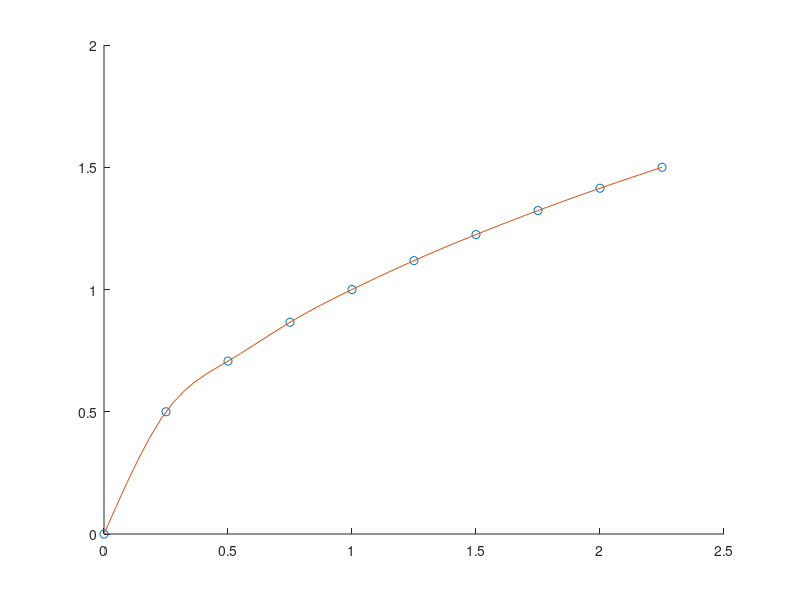

Write the MATLAB code that produced this figure.
t = linspace(0,2.25,10);
y = sqrt(t);
m = 10;
h = 0.25;
b = zeros(size(t));
for i= 1:m-1
    b(i) = 6*(y(i+1)-y(i))/h;
end
u = zeros(size(t));
v = zeros(size(t));
u(2) = 4*h;
v(2) = b(2)-b(1);
for i=3:m-1
    u(i) = 4*h - h^2/u(i-1);
    v(i) = b(i) - b(i-1) - (h*v(i-1))/u(i-1);
end
z = zeros(size(t));
z(m) = 0;
z(1) = 0;
for i=m-1:-1:2
    z(i) = (v(i) - h*z(i+1))/u(i);
end

x = linspace(0,2.25,50);
s = zeros(size(x));
for j=1:50
    i = 1;
    %determine Si(x)
    for k=1:m-1
        if x(j) >= t(k) && x(j) <= t(k+1)
            break
        end
        i = i+1;
    end
    c = y(i+1)/h-z(i+1)*h/6;
    d = y(i)/h - z(i)*h/6;
    s(j) = z(i)/(6*h)*(t(i+1)-x(j))^3 + z(i+1)/(6*h)*(x(j)-t(i))^3 + c*(x(j)-t(i)) + d*(t(i+1)-x(j));
end

hold on
plot(t,y,'o')
plot(x,s)



